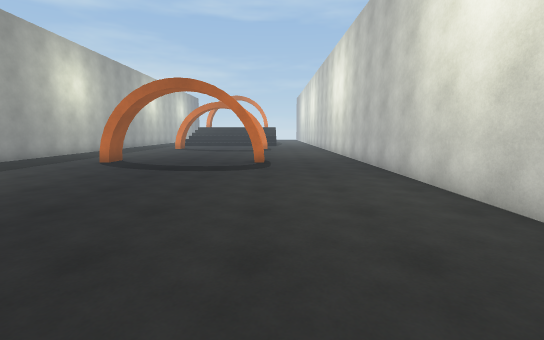
View 1 (above)

12 first-person views from a walk through a scene from a Unity 3-D project. The camera is 1.5 m above the floor, tilts 8° down and sees 90° across. The floor is counted in squares, 1 m on a side. Each view is taken from the middle of a square. On the plan, view 1 faces up. The plan holds only what a view shows up to about 14 squares ahead; the rest is blank. The place goes on beyond the plan. The player is left out.

View 2
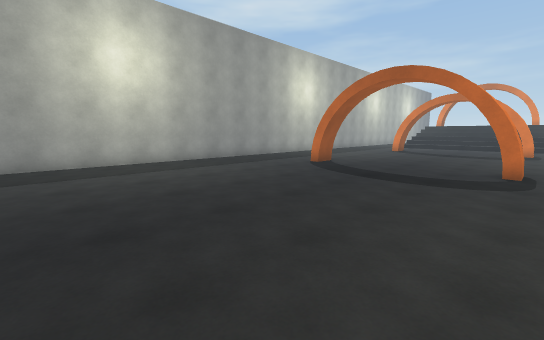

View 3
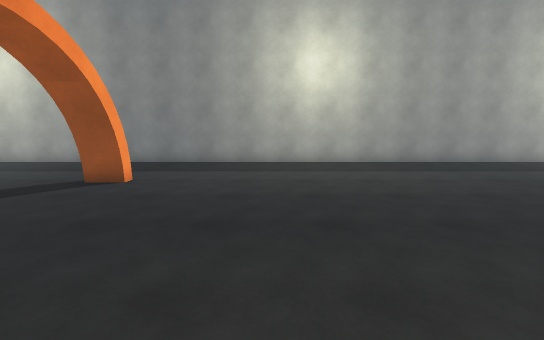

View 4
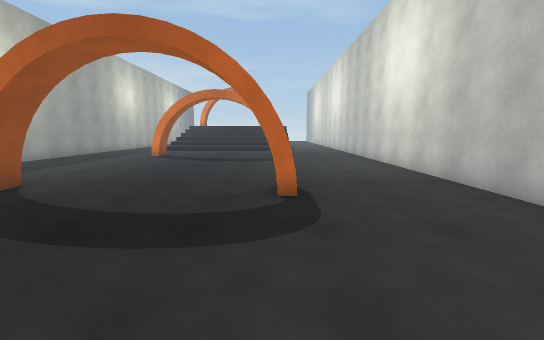

View 5
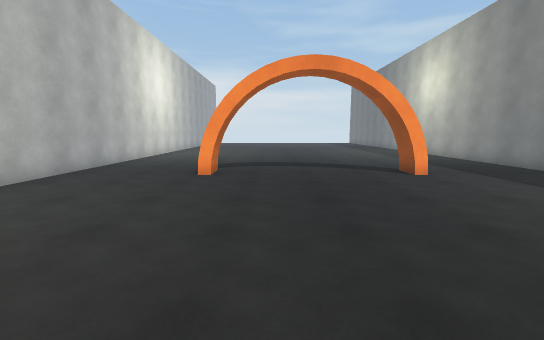

View 6
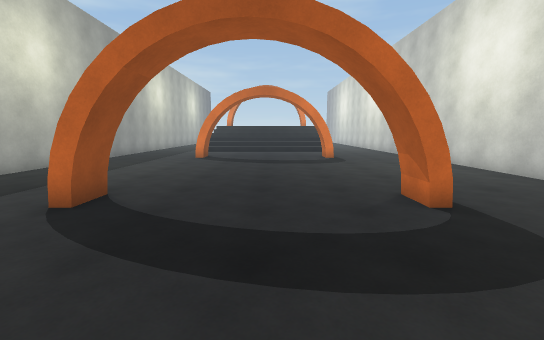

View 7
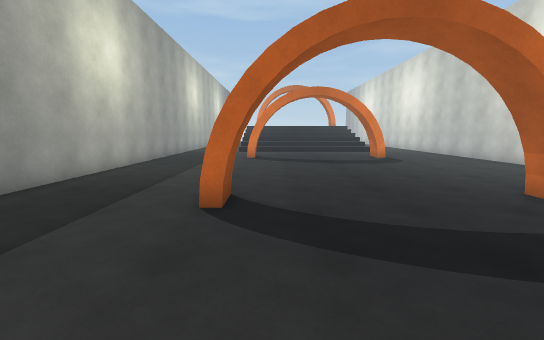

View 8
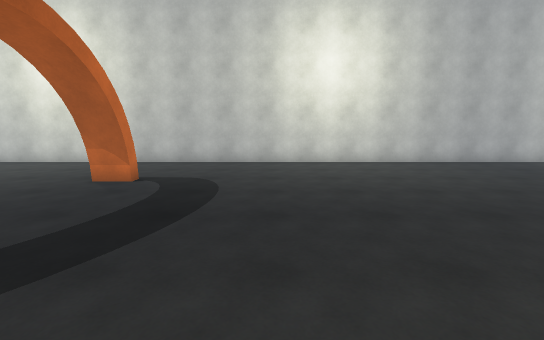

View 9
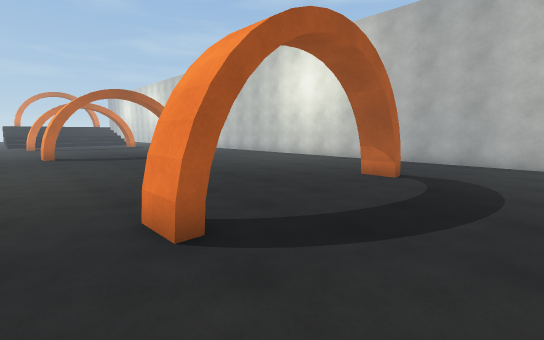

View 10
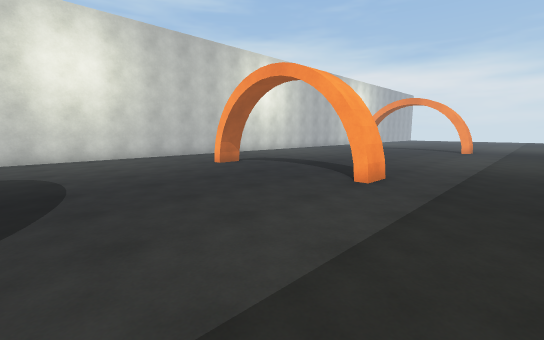

View 11
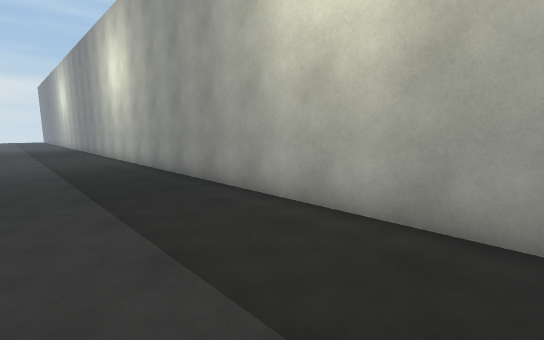

View 12
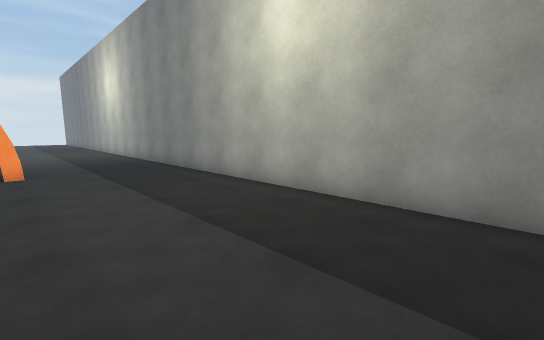

### Floor plan
Points are (right, up) in squares from view 1. A wall is a line through its corners. A room is listed if a view was taken in it or the views show most of it. See-through windows are left out.
Room 1 (views 1, 2, 3, 4, 5, 6, 7, 8, 9, 10, 11, 12)
walls: (-7.7, 13.3) (-8.2, 13.3) (-8.2, 14.5) (-7.7, 14.5) (-7.7, 13.3); (-8.4, 13.3) (-8.4, 14.5); (-1.1, 13.3) (-1.1, 14.5) (-0.5, 14.5) (-0.5, 13.3) (-1.1, 13.3); (-0.9, 13.2) (-0.9, 14.5); (-8, 14.5) (-8, 13.2); (-7.7, -0.4) (-7.7, -1.6) (-8.2, -1.6) (-8.2, -0.4) (-7.7, -0.4); (-8, -0.4) (-8, -1.6); (-8.4, -1.6) (-8.4, -0.4); (-0.9, -1.6) (-0.9, -0.4); (-0.4, -1.6) (-1.1, -1.6) (-1.1, -0.4) (-0.4, -0.4); (-13.5, 22.1) (-13.5, -5.2); (4.5, -5.1) (4.5, 22.5)

Where each view was taken, in squares from view 1:
view 1: 0 up, 0 right, facing up
view 2: 2 up, 0 right, facing up-left
view 3: 4 up, 0 right, facing left
view 4: 7 up, 1 left, facing up
view 5: 9 up, 3 left, facing down
view 6: 8 up, 4 left, facing up
view 7: 8 up, 7 left, facing up
view 8: 9 up, 9 left, facing right
view 9: 5 down, 10 left, facing up-right
view 10: 22 up, 12 left, facing down-right
view 11: 22 up, 9 left, facing down-left
view 12: 11 up, 8 left, facing down-left
